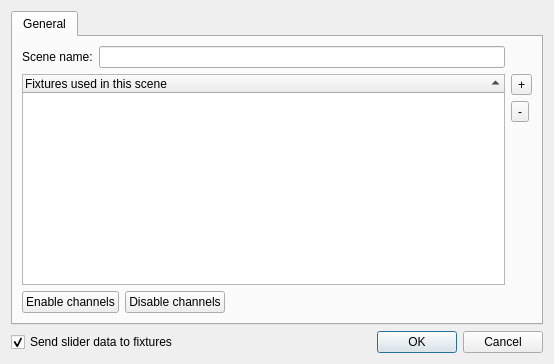
<ui version="4.0" >
 <class>SceneEditor</class>
 <widget class="QDialog" name="SceneEditor" >
  <property name="geometry" >
   <rect>
    <x>0</x>
    <y>0</y>
    <width>554</width>
    <height>364</height>
   </rect>
  </property>
  <property name="windowTitle" >
   <string>Scene editor</string>
  </property>
  <layout class="QGridLayout" name="gridLayout" >
   <item row="0" column="0" colspan="2" >
    <widget class="QTabWidget" name="m_tab" >
     <property name="currentIndex" >
      <number>0</number>
     </property>
     <widget class="QWidget" name="General" >
      <property name="geometry" >
       <rect>
        <x>0</x>
        <y>0</y>
        <width>532</width>
        <height>283</height>
       </rect>
      </property>
      <attribute name="title" >
       <string>General</string>
      </attribute>
      <layout class="QGridLayout" name="gridLayout_2" >
       <item row="0" column="0" >
        <widget class="QLabel" name="m_nameLabel" >
         <property name="text" >
          <string>Scene name:</string>
         </property>
        </widget>
       </item>
       <item row="0" column="1" colspan="3" >
        <widget class="QLineEdit" name="m_nameEdit" >
         <property name="toolTip" >
          <string>Name of this scene</string>
         </property>
        </widget>
       </item>
       <item row="1" column="0" colspan="4" >
        <widget class="QTreeWidget" name="m_tree" >
         <property name="alternatingRowColors" >
          <bool>true</bool>
         </property>
         <property name="selectionMode" >
          <enum>QAbstractItemView::ExtendedSelection</enum>
         </property>
         <property name="rootIsDecorated" >
          <bool>false</bool>
         </property>
         <property name="itemsExpandable" >
          <bool>false</bool>
         </property>
         <property name="sortingEnabled" >
          <bool>true</bool>
         </property>
         <property name="allColumnsShowFocus" >
          <bool>true</bool>
         </property>
         <column>
          <property name="text" >
           <string>Fixtures used in this scene</string>
          </property>
         </column>
        </widget>
       </item>
       <item row="1" column="4" >
        <layout class="QVBoxLayout" name="verticalLayout" >
         <item>
          <widget class="QToolButton" name="m_addFixtureButton" >
           <property name="toolTip" >
            <string>Add a new fixture to this scene</string>
           </property>
           <property name="text" >
            <string>+</string>
           </property>
          </widget>
         </item>
         <item>
          <widget class="QToolButton" name="m_removeFixtureButton" >
           <property name="toolTip" >
            <string>Remove the selected fixture(s) from this scene</string>
           </property>
           <property name="text" >
            <string>-</string>
           </property>
          </widget>
         </item>
         <item>
          <spacer name="verticalSpacer" >
           <property name="orientation" >
            <enum>Qt::Vertical</enum>
           </property>
           <property name="sizeHint" stdset="0" >
            <size>
             <width>20</width>
             <height>40</height>
            </size>
           </property>
          </spacer>
         </item>
        </layout>
       </item>
       <item row="2" column="0" colspan="2" >
        <widget class="QPushButton" name="m_enableChannelsButton" >
         <property name="toolTip" >
          <string>Enable all channels in currently selected fixtures</string>
         </property>
         <property name="text" >
          <string>Enable channels</string>
         </property>
        </widget>
       </item>
       <item row="2" column="2" >
        <widget class="QPushButton" name="m_disableChannelsButton" >
         <property name="toolTip" >
          <string>Disable all channels in currently selected fixtures</string>
         </property>
         <property name="text" >
          <string>Disable channels</string>
         </property>
        </widget>
       </item>
       <item row="2" column="3" >
        <spacer name="horizontalSpacer" >
         <property name="orientation" >
          <enum>Qt::Horizontal</enum>
         </property>
         <property name="sizeHint" stdset="0" >
          <size>
           <width>261</width>
           <height>23</height>
          </size>
         </property>
        </spacer>
       </item>
      </layout>
     </widget>
    </widget>
   </item>
   <item row="1" column="0" >
    <widget class="QCheckBox" name="m_updateValuesCheck" >
     <property name="toolTip" >
      <string>As sliders are dragged, send their data to the actual fixtures to see what really happens</string>
     </property>
     <property name="text" >
      <string>Send slider data to fixtures</string>
     </property>
     <property name="checked" >
      <bool>true</bool>
     </property>
    </widget>
   </item>
   <item row="1" column="1" >
    <widget class="QDialogButtonBox" name="m_buttonBox" >
     <property name="standardButtons" >
      <set>QDialogButtonBox::Cancel|QDialogButtonBox::Ok</set>
     </property>
    </widget>
   </item>
  </layout>
 </widget>
 <resources/>
 <connections>
  <connection>
   <sender>m_buttonBox</sender>
   <signal>accepted()</signal>
   <receiver>SceneEditor</receiver>
   <slot>accept()</slot>
   <hints>
    <hint type="sourcelabel" >
     <x>442</x>
     <y>355</y>
    </hint>
    <hint type="destinationlabel" >
     <x>158</x>
     <y>296</y>
    </hint>
   </hints>
  </connection>
  <connection>
   <sender>m_buttonBox</sender>
   <signal>rejected()</signal>
   <receiver>SceneEditor</receiver>
   <slot>reject()</slot>
   <hints>
    <hint type="sourcelabel" >
     <x>544</x>
     <y>355</y>
    </hint>
    <hint type="destinationlabel" >
     <x>308</x>
     <y>295</y>
    </hint>
   </hints>
  </connection>
  <connection>
   <sender>m_enableChannelsButton</sender>
   <signal>clicked()</signal>
   <receiver>SceneEditor</receiver>
   <slot>slotEnableChannelsClicked()</slot>
   <hints>
    <hint type="sourcelabel" >
     <x>65</x>
     <y>296</y>
    </hint>
    <hint type="destinationlabel" >
     <x>3</x>
     <y>316</y>
    </hint>
   </hints>
  </connection>
  <connection>
   <sender>m_disableChannelsButton</sender>
   <signal>clicked()</signal>
   <receiver>SceneEditor</receiver>
   <slot>slotDisableChannelsClicked()</slot>
   <hints>
    <hint type="sourcelabel" >
     <x>184</x>
     <y>287</y>
    </hint>
    <hint type="destinationlabel" >
     <x>76</x>
     <y>325</y>
    </hint>
   </hints>
  </connection>
  <connection>
   <sender>m_updateValuesCheck</sender>
   <signal>toggled(bool)</signal>
   <receiver>SceneEditor</receiver>
   <slot>slotUpdateValuesChecked(bool)</slot>
   <hints>
    <hint type="sourcelabel" >
     <x>40</x>
     <y>338</y>
    </hint>
    <hint type="destinationlabel" >
     <x>131</x>
     <y>360</y>
    </hint>
   </hints>
  </connection>
 </connections>
 <slots>
  <slot>slotEnableChannelsClicked()</slot>
  <slot>slotDisableChannelsClicked()</slot>
  <slot>slotUpdateValuesChecked(bool)</slot>
 </slots>
</ui>
